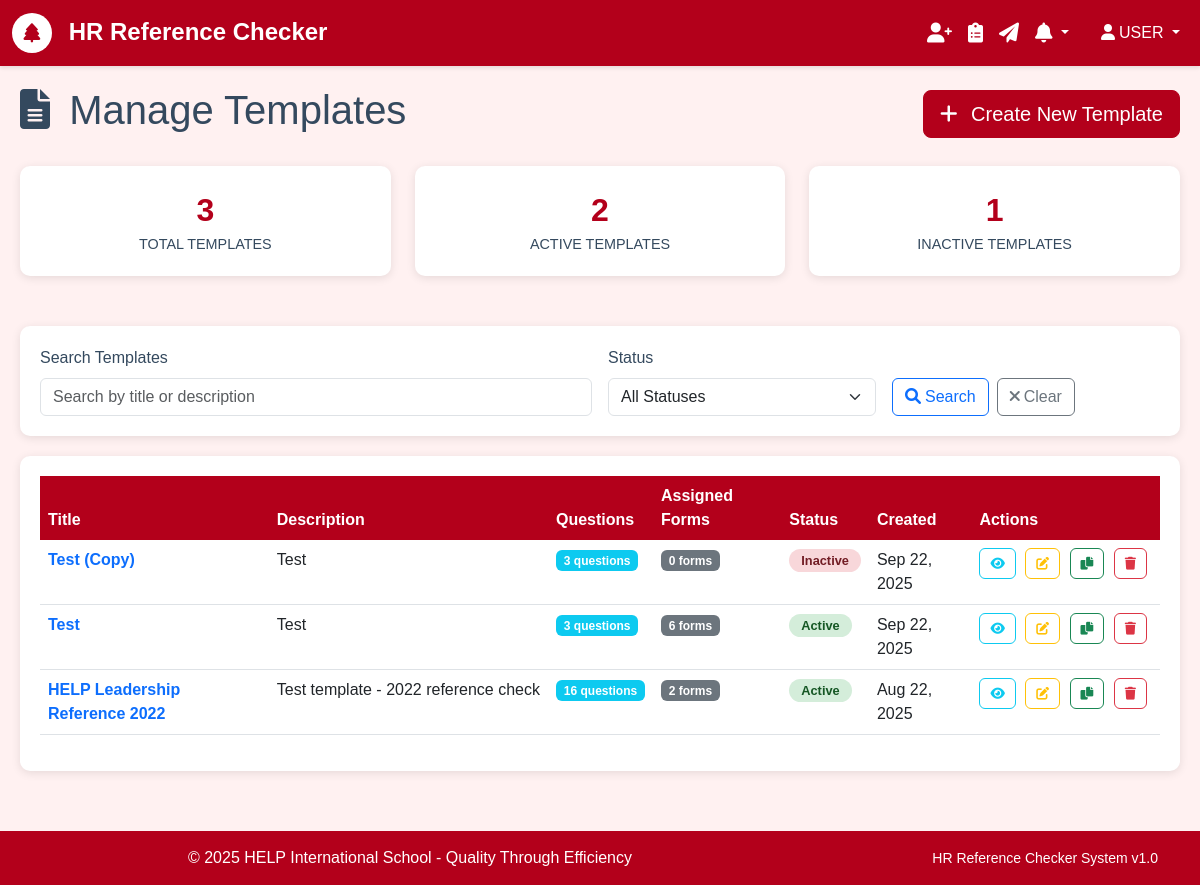
Page /templates/ (signed in) on the earlier database version.
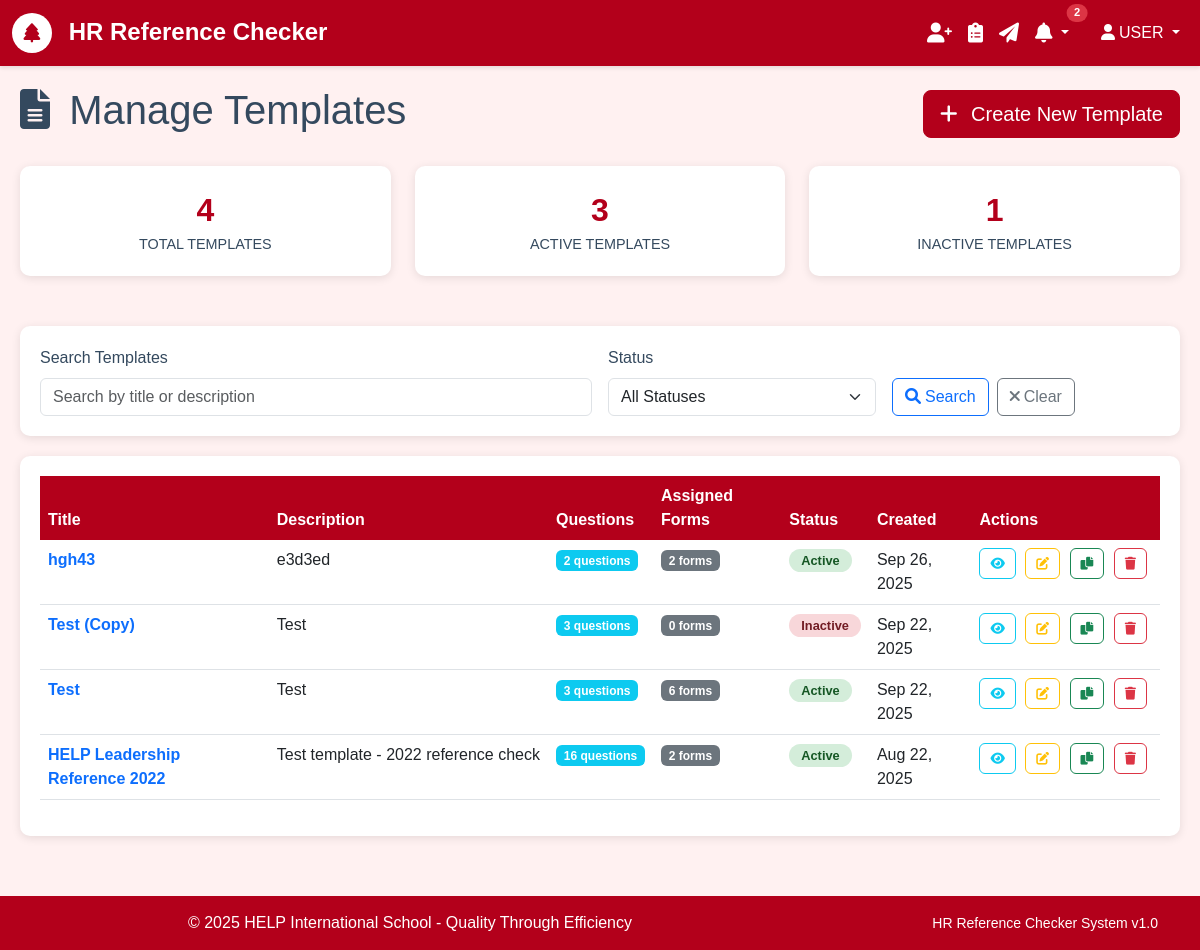
Same page on the later database version.
### form_templates/models.py (models this page shows, shortened)
class Template(models.Model):
    title = models.CharField(max_length=255, validators=[MinLengthValidator(3)])
    description = models.TextField(blank=True, help_text="Brief description of this template")
    instructions = models.TextField(
        blank=True,
        help_text="Instructions shown to referees before filling the form"
    )
    created_by = models.ForeignKey(settings.AUTH_USER_MODEL, on_delete=models.CASCADE)
    is_active = models.BooleanField(default=True)
    created_at = models.DateTimeField(auto_now_add=True)
    updated_at = models.DateTimeField(auto_now=True)
    class Meta:
        ordering = ['-created_at']
        verbose_name = 'Form Template'
        verbose_name_plural = 'Form Templates'
    def get_questions_count(self):
        return self.questions.count()
    def get_assigned_forms_count(self):
        return self.form_set.count()

### form_templates/views.py (the view)
# urls.py: path('', views.TemplateListView.as_view(), name='list'),
class TemplateListView(LoginRequiredMixin, ListView):
    model = Template
    template_name = 'formTemplates/list.html'  # Match your app folder pattern
    context_object_name = 'templates'
    paginate_by = 20
    def get_queryset(self):
        queryset = Template.objects.all().order_by('-created_at')
        search_query = self.request.GET.get('search')
        if search_query:
            queryset = queryset.filter(
                Q(title__icontains=search_query) |
                Q(description__icontains=search_query)
            )
        status_filter = self.request.GET.get('status')
        if status_filter == 'active':
            queryset = queryset.filter(is_active=True)
        elif status_filter == 'inactive':
            queryset = queryset.filter(is_active=False)
        return queryset
    def get_context_data(self, **kwargs):
        context = super().get_context_data(**kwargs)
        context['search_query'] = self.request.GET.get('search', '')
        context['status_filter'] = self.request.GET.get('status', '')
        context['total_templates'] = Template.objects.count()
        context['active_templates'] = Template.objects.filter(is_active=True).count()
        context['inactive_templates'] = Template.objects.filter(is_active=False).count()
        return context

### core/models.py (called while the page is built)
    @classmethod
    def get_unread_count(cls, user):
        return cls.objects.filter(user=user, is_read=False, is_dismissed=False).count()

    @classmethod
    def get_recent_notifications(cls, user, limit=10):
        return cls.objects.filter(user=user, is_dismissed=False).order_by('-created_at')[:limit]

### templates/formTemplates/list.html (shortened to what the changed rows need)
{% extends 'base.html' %}
{% block content %}
<div class="template-container">
    <div class="d-flex justify-content-between align-items-center mb-4">
        <h1>
            <i class="fas fa-file-alt me-2"></i>
            Manage Templates
        </h1>
    </div>
    <div class="row stats-row">
        <div class="col-md-4">
            <div class="stat-card">
                <div class="stat-number">{{ total_templates }}</div>
                <div class="stat-label">Total Templates</div>
            </div>
        </div>
        <div class="col-md-4">
            <div class="stat-card">
                <div class="stat-number">{{ active_templates }}</div>
                <div class="stat-label">Active Templates</div>
            </div>
        </div>
    </div>
    <div class="table-container">
        {% if templates %}
            <div class="table-responsive">
                <table class="table table-hover">
                    <thead>
                        <tr>
                            <th>Title</th>
                            <th>Description</th>
                            <th>Questions</th>
                            <th>Assigned Forms</th>
                            <th>Status</th>
                            <th>Created</th>
                            <th>Actions</th>
                        </tr>
                    </thead>
                    <tbody>
                        {% for template in templates %}
                        <tr>
                            <td>
                                <strong>
                                    <a href="{% url 'form_templates:detail' template.pk %}"
                                       class="text-decoration-none">
                                        {{ template.title }}
                                    </a>
                                </strong>
                            </td>
                            <td>
                                <div class="description-tooltip" data-full-description="{{ template.description|default:'No description provided' }}">
                                    <span class="template-description" title="Click to see full description">
                                        {% if template.description %}
                                            {{ template.description|truncatechars:50 }}
                                        {% else %}
                                            <em class="text-muted">No description</em>
                                        {% endif %}
                                    </span>
                                </div>
                            </td>
                            <td>
                                <span class="badge bg-info">
                                    {{ template.get_questions_count }} question{{ template.get_questions_count|pluralize }}
                                </span>
                            </td>
                            <td>
                                <span class="badge bg-secondary">
                                    {{ template.get_assigned_forms_count }} form{{ template.get_assigned_forms_count|pluralize }}
                                </span>
                            </td>
                            <td>
                                {% if template.is_active %}
                                    <span class="status-badge status-active">Active</span>
                                {% else %}
                                    <span class="status-badge status-inactive">Inactive</span>
                                {% endif %}
                            </td>
                            <td>{{ template.created_at|date:"M d, Y" }}</td>
                            <td>
                                <div class="action-buttons-container">
                                    <a href="{% url 'form_templates:detail' template.pk %}"
                                       class="btn btn-outline-info btn-action"
                                       title="View Details">
                                        <i class="fas fa-eye"></i>
                                    </a>
                                    <a href="{% url 'form_templates:edit' template.pk %}"
                                       class="btn btn-outline-warning btn-action"
                                       title="Edit">
                                        <i class="fas fa-edit"></i>
                                    </a>
                                    <form method="post" action="{% url 'form_templates:duplicate' template.pk %}"
                                          style="display: inline;">
                                        <button type="submit"
                                                class="btn btn-outline-success btn-action"
                                                title="Duplicate"
                                                onclick="return confirm('Create a copy of this template?')">
                                            <i class="fas fa-copy"></i>
                                        </button>
                                    </form>
                                    <a href="{% url 'form_templates:delete' template.pk %}"
                                       class="btn btn-outline-danger btn-action"
                                       title="Delete"
                                       onclick="return confirm('Are you sure you want to delete this template?')">
                                        <i class="fas fa-trash"></i>
                                    </a>
                                </div>
                            </td>
                        </tr>
                        {% endfor %}
                    </tbody>
                </table>
            </div>
        {% endif %}
    </div>
</div>
{% endblock %}

### templates/base.html (shortened to what this page needs)
<!DOCTYPE html>
<html lang="en">
<head>
    <link href="https://cdn.jsdelivr.net/npm/bootstrap@5.3.0/dist/css/bootstrap.min.css" rel="stylesheet">
    <link href="https://cdnjs.cloudflare.com/ajax/libs/font-awesome/6.0.0/css/all.min.css" rel="stylesheet">
</head>
<body>
    <nav class="navbar navbar-expand-lg navbar-dark">
        <div class="container-fluid">
            <a class="navbar-brand" href="{% url 'core:home' %}">
                <span class="help-logo">
                    <i class="fas fa-tree"></i>
                </span>
                HR Reference Checker
            </a>
            <div class="collapse navbar-collapse" id="navbarNav">
                {% if user.is_authenticated %}
                    <ul class="navbar-nav me-3">
                        <li class="nav-item">
                            <a class="nav-link" href="{% url 'referees:list' %}" title="Manage Referees">
                                <i class="fas fa-user-plus fa-lg"></i>
                            </a>
                        </li>
                        <li class="nav-item">
                            <a class="nav-link" href="{% url 'form_templates:list' %}" title="Manage Templates">
                                <i class="fas fa-clipboard-list fa-lg"></i>
                            </a>
                        </li>
                        <li class="nav-item">
                            <a class="nav-link" href="{% url 'forms:list' %}" title="Assign Forms">
                                <i class="fas fa-paper-plane fa-lg"></i>
                            </a>
                        </li>
                        <li class="nav-item dropdown">
                            <a class="nav-link dropdown-toggle position-relative" href="#" title="Notifications" role="button" data-bs-toggle="dropdown" id="notificationDropdown">
                                <i class="fas fa-bell fa-lg"></i>
                                {% if notification_count > 0 %}
                                    <span class="position-absolute top-0 start-100 translate-middle badge rounded-pill bg-danger notification-badge" id="notificationBadge">
                                        {{ notification_count }}
                                    </span>
                                {% endif %}
                            </a>
                        </li>
                    </ul>
                {% endif %}
                <ul class="navbar-nav">
                    {% if user.is_authenticated %}
                        <li class="nav-item dropdown">
                            <a class="nav-link dropdown-toggle" href="#" id="navbarDropdown" role="button" data-bs-toggle="dropdown">
                                <i class="fas fa-user me-1"></i>{{ user.first_name|upper|default:"USER" }}
                            </a>
                        </li>
                    {% else %}
                        <li class="nav-item">
                            <a class="nav-link" href="{% url 'authentication:login' %}">
                                <i class="fas fa-sign-in-alt me-1"></i>Login
                            </a>
                        </li>
                    {% endif %}
                </ul>
            </div>
        </div>
    </nav>
    <div class="main-content-area">
        {% block content %}{% endblock %}
    </div>
    <footer class="footer">
        <div class="container">
            <div class="row">
                <div class="col-md-8">
                    <p class="mb-0">&copy; 2025 HELP International School - Quality Through Efficiency</p>
                </div>
                <div class="col-md-4 text-end">
                    <small>HR Reference Checker System v1.0</small>
                </div>
            </div>
        </div>
    </footer>
</body>
</html>

Differences in the rows shown:
added Template: title "hgh43", description "e3d3ed", get_questions_count "2", get_assigned_forms_count "2", is_active "Active", created_at "Sep 26, 2025"
Other differences:
{{ notification_count }}: (not shown) → "2"
{{ total_templates }}: "3" → "4"
{{ active_templates }}: "2" → "3"
